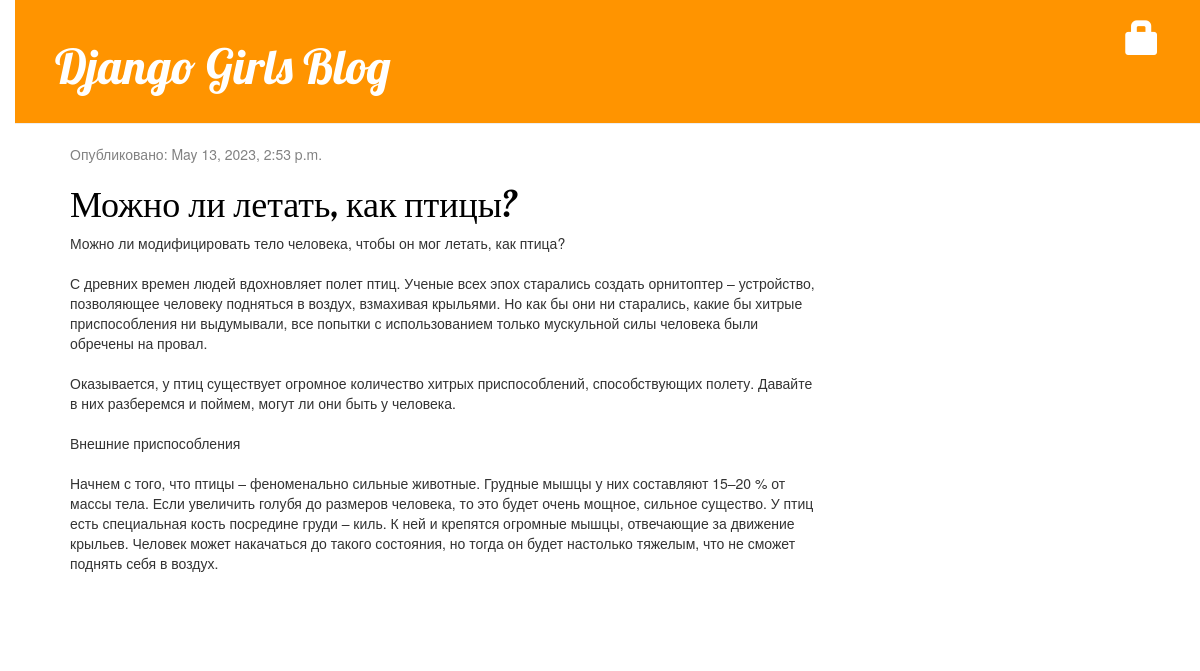
The page /post/8/ on the database its author committed.
### blog/models.py (models this page shows, shortened)
class Post(models.Model):
	author = models.ForeignKey(settings.AUTH_USER_MODEL, on_delete=models.CASCADE)
	title = models.CharField(max_length=200)
	text = models.TextField()
	created_date = models.DateTimeField(default=timezone.now)
	published_date = models.DateTimeField(blank=True, null=True)

### blog/views.py (the view)
# urls.py: path('post/<int:pk>/', views.post_detail, name='post_detail'),
def post_detail(request, pk):
	post = get_object_or_404(Post, pk=pk)
	return render(request, 'blog/post_detail.html', {'post': post})

### blog/templates/blog/post_detail.html (shortened to what this page needs)
{% extends 'blog/base.html' %}
{% block content %}
	<div class="post">
		{% if post.published_date %}
			<div class="date">
				<p>Опубликовано: {{ post.published_date }}</p>
			</div>
		{% else %}
			<a class="btn btn-default" href="{% url 'post_publish' pk=post.pk %}">Publish <span class="glyphicon glyphicon-ok"></span></a>
		{% endif %}
		<h1><a>{{ post.title }}</a></h1>
		<p>{{ post.text|linebreaksbr }}</p>
	</div>
{% endblock%}

### blog/static/css/blog.css (style rules this page uses)
h1 a { color: #FCA205; font-family: 'Lobster'; }
body { padding-left: 15px; }
h1, h2, h3, h4, { font-family: 'Lobster', cursive; }
.date { color: #828282; }
.post { margin-bottom: 70px; }
.post h1 a, .post h1 a:visited { color: #000000; }

### rows shown on the page
Post: published_date "May 13, 2023, 2:53 p.m.", title "Можно ли летать, как птицы?", text "Можно ли модифицировать тело человека, чтобы он мог летать, как птица? С древних времен людей вдохновляет полет птиц. Ученые всех эпох старались создать орнитоптер – устройство, позволяющее человеку подняться в воздух, взмахивая крыльями. Но как бы они ни старались, какие бы хитрые приспособления ни выдумывали, все попытки с использованием только мускульной силы человека были обречены на провал. Оказывается, у птиц существует огромное количество хитрых приспособлений, способствующих полету. Давайте в них разберемся и поймем, могут ли они быть у человека. Внешние приспособления Начнем с того, что птицы – феноменально сильные животные. Грудные мышцы у них составляют 15–20 % от массы тела.…"
